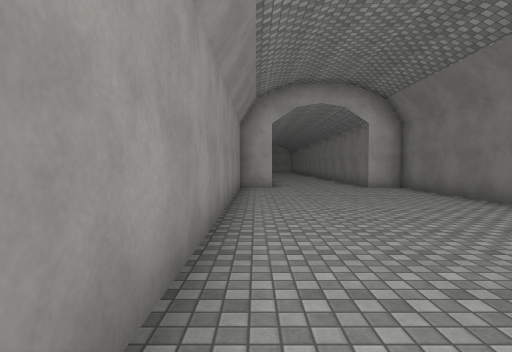
[1] (above)

23 first-person views from a walk through a Unity game level. The camera is 1.4 m above the floor, tilts 2° down and sees 80° across. The floor is counted in squares, 2 m on a side. Each view is taken from the middle of a square. On the plan, view 1 faces up. The plan holds only what a view shows up to about 10 squares ahead; the rest is blank. The place goes on beyond the plan. The player is left out. Surface patterns are stand-ins for the level's own textures.

[2]
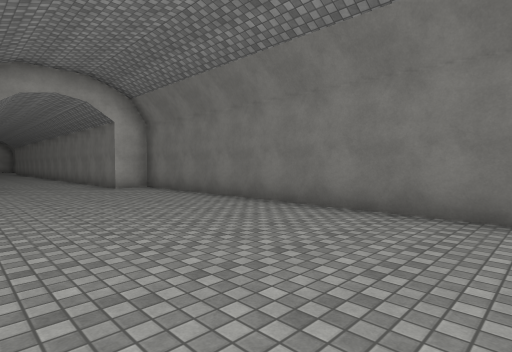

[3]
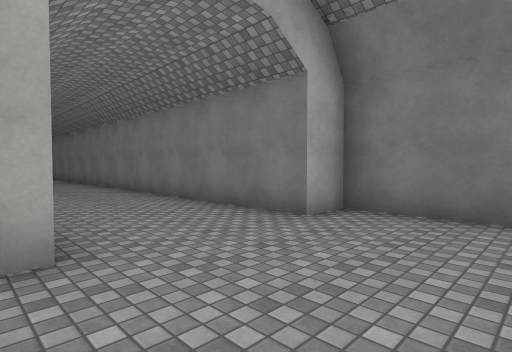

[4]
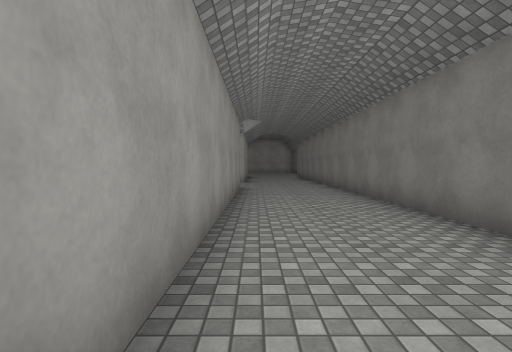

[5]
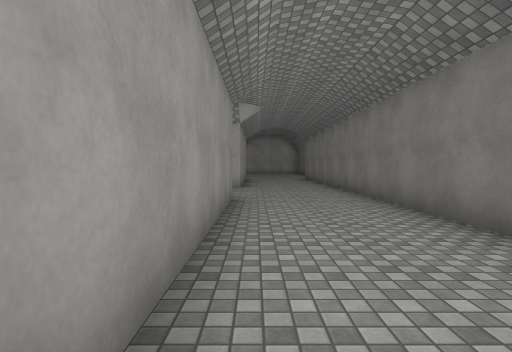

[6]
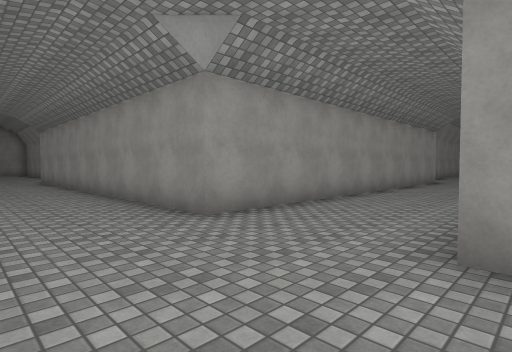

[7]
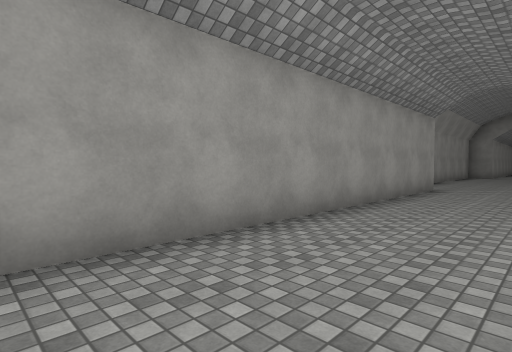

[8]
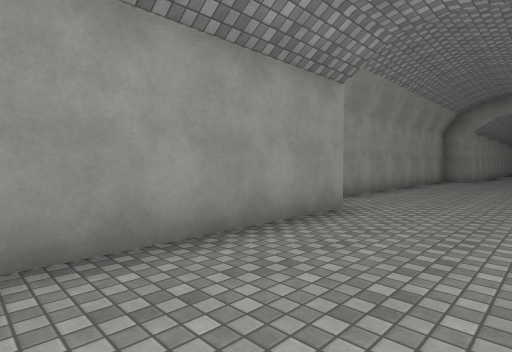

[9]
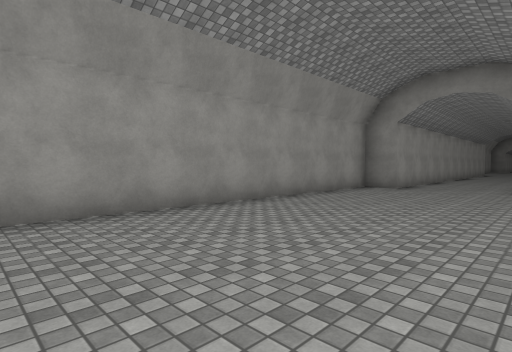

[10]
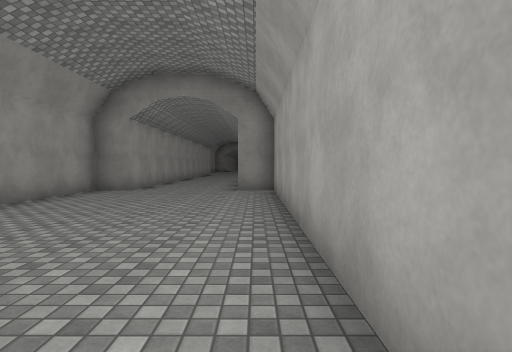

[11]
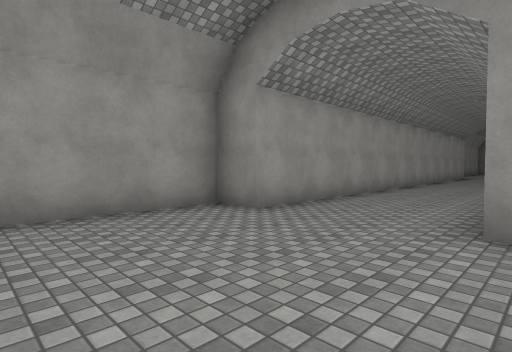

[12]
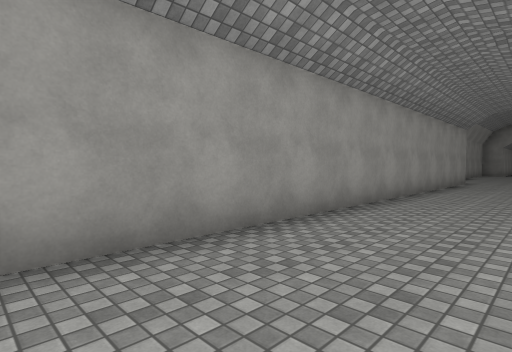

[13]
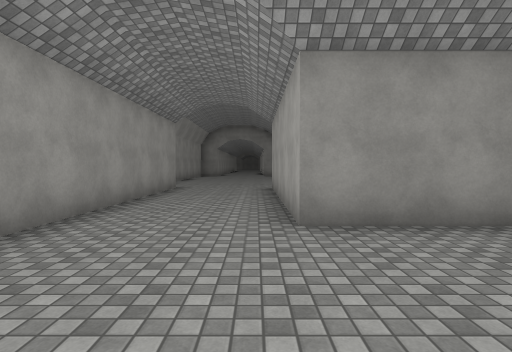

[14]
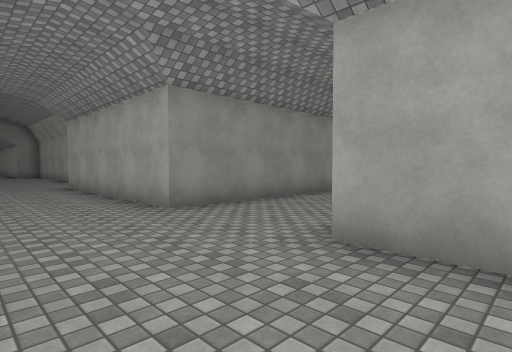

[15]
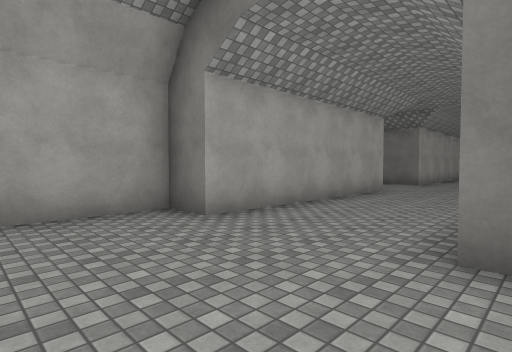

[16]
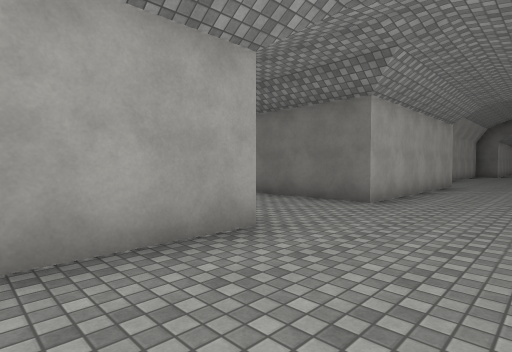

[17]
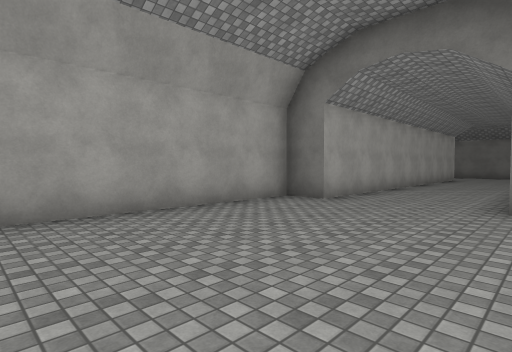

[18]
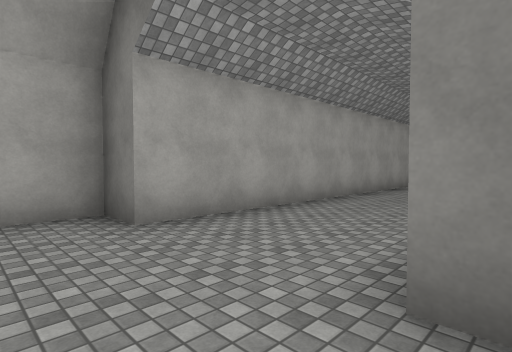

[19]
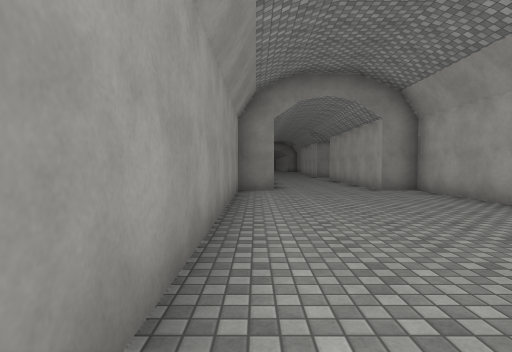

[20]
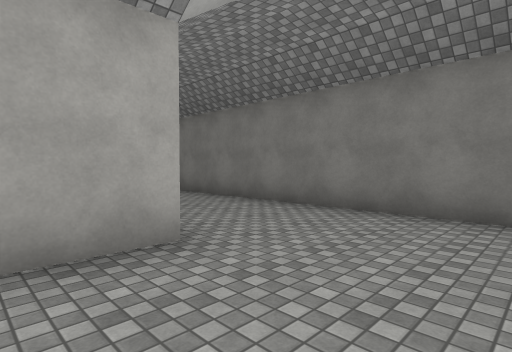

[21]
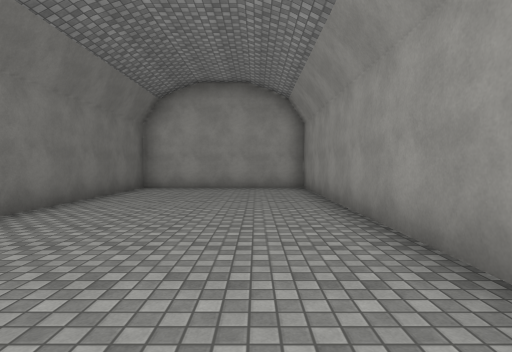

[22]
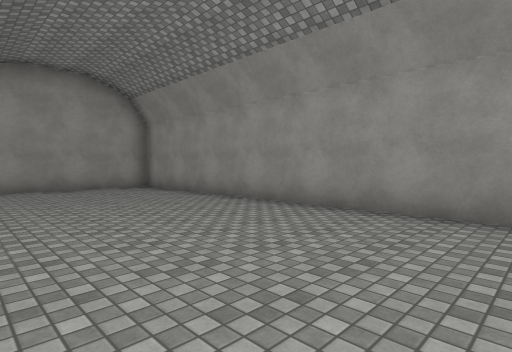

[23]
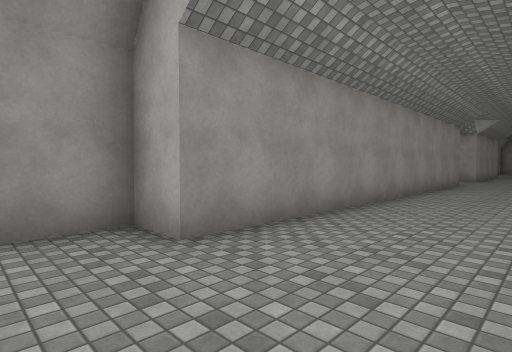

### Floor plan
Points are (right, up) in squares from view 1. A wall is a line through its corners. A room is listed if a view was taken in it or the views show most of it. See-through windows are left out.
Room 1 (views 1, 2, 3, 4, 5, 6, 7, 8, 9, 10, 11, 12, 13, 14, 15, 16, 17, 18, 19, 20, 21, 22, 23)
walls: (-10.5, 20) (-10.5, 20.5) (0.5, 20.5) (0.5, 9.5) (-0.5, 9.5) (-0.5, -0.5) (4.5, -0.5) (4.5, 9.5) (3.5, 9.5) (3.5, 26.5); (0.5, 23.5) (-10.5, 23.5) (-10.5, 24.5) (-20.5, 24.5) (-20.5, 23.5) (-26.5, 23.5) (-26.5, 26.5); (-29.5, 26.5) (-29.5, 23.5) (-35.5, 23.5) (-35.5, 24.5) (-37.6, 24.5); (-35.5, 20.5) (-20.5, 20.5) (-20.5, 19.5) (-11.4, 19.5)

Positions as (right, up) in squares from view 1, and headings:
1: (0, 0), facing up
2: (0, 0), facing up-right
3: (0, 7), facing up-right
4: (1, 11), facing up
5: (1, 14), facing up
6: (3, 24), facing down-left
7: (-1, 23), facing down-left
8: (-6, 23), facing down-left
9: (-11, 24), facing down-left
10: (-12, 24), facing left
11: (-17, 24), facing down-left
12: (-22, 23), facing down-left
13: (-26, 23), facing left
14: (-25, 21), facing up-left
15: (-38, 20), facing up-right
16: (-32, 21), facing up-right
17: (-16, 20), facing up-right
18: (-12, 20), facing up-right
19: (-12, 20), facing left
20: (-1, 21), facing up-right
21: (1, 9), facing down
22: (4, 9), facing down-left
23: (3, 8), facing up-left
